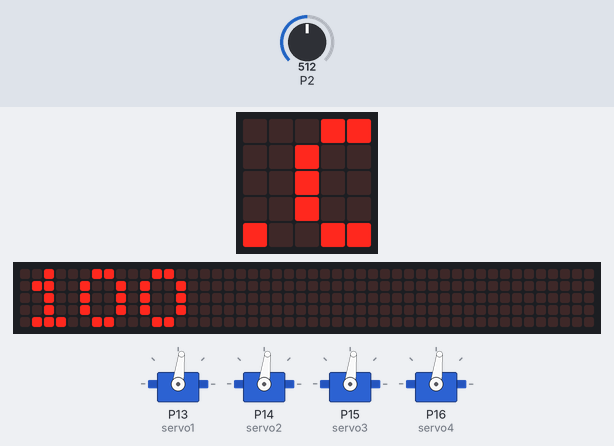
Recording of a program running on a simulated BBC micro:bit running MicroPython. Shown: the board's 5×5 LED display, 4 × servo, a strip that is not on the board, showing the scrolling text unrolled. The test bench sets the inputs (shaded band); at power-on: P2 = 512 (analog values on the 0–1023 scale). The 48×5 strip is a reading aid, not a part: it shows the text the display is scrolling, unrolled, one strip-width of it at a time; servo angles are drawn from the pulse width (0.5 ms = 0°, 2.5 ms = 180°).

Above: at 3.1 s.
3.2 s: P2 set to 306
At 5.5 s:
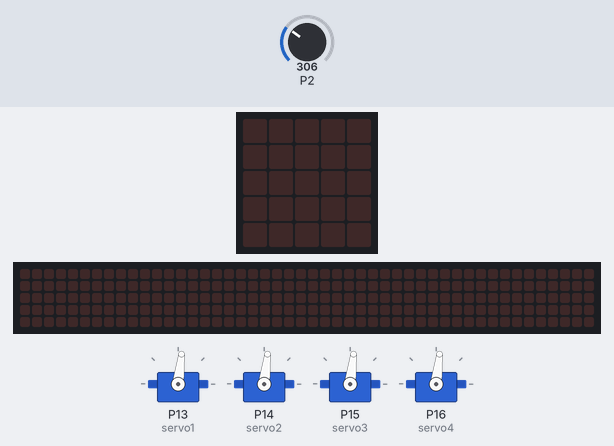
At 6.89 s:
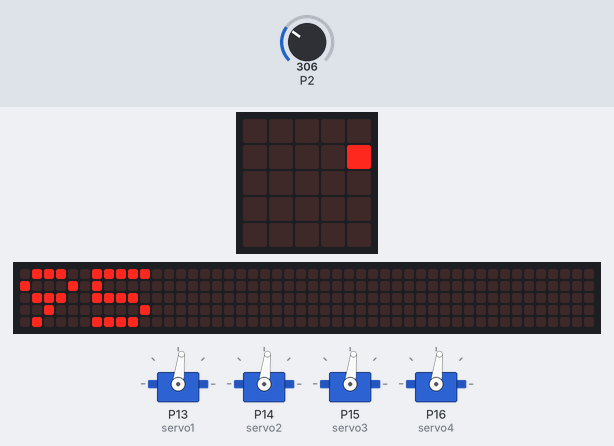
13.7 s: P2 set to 170
At 15.69 s:
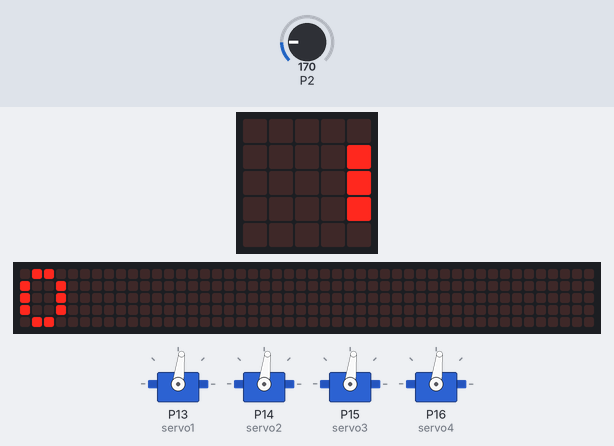
Timing chart, 0 to 17.2 s (numbered marks = the images above; inputs shaded):
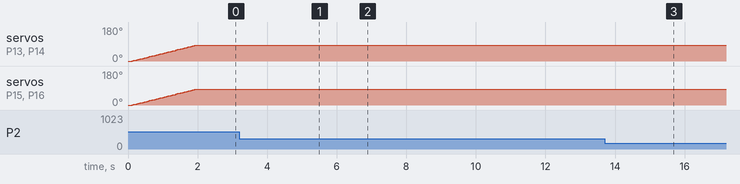

Measured:
- what the display in image 1 shows lasts 2.0 s, from 4.8 s to 6.8 s

The program:

0-0-Install-servo-main.py
```python
from microbit import *

# Servo class
class Servo:
    def __init__(self, pin):
        self.pin = pin
        # Servo parameters
        self.min_pulse = 500    # Pulse width at 0 degrees (microseconds)
        self.max_pulse = 2400   # Pulse width at 180 degrees (microseconds)
        self.period = 20000     # 20ms period (50Hz)
        self.pin.set_analog_period(20)  # Set period to 20ms

    def set_angle(self, angle):
        # Limit angle range
        angle = max(0, min(180, angle))

        # Calculate pulse width
        pulse_width = self.min_pulse + (angle / 180) * (self.max_pulse - self.min_pulse)

        # Convert to analog value (0-1023)
        analog_value = int((pulse_width / self.period) * 1023)

        # Set PWM
        self.pin.write_analog(analog_value)

    def set_pulse(self, pulse_width):
        # Set pulse width directly (microseconds)
        pulse_width = max(self.min_pulse, min(self.max_pulse, pulse_width))
        analog_value = int((pulse_width / self.period) * 1023)
        self.pin.write_analog(analog_value)

def battery_level():
    """
    Read battery level from analog pin P2
    Assumes voltage divider (6:1) for measuring 0-6V battery
    Returns battery percentage (0-100)
    """
    # Read analog value from pin2 (0-1023)
    bat_level = pin2.read_analog()

    # Map the analog reading to voltage (0-1023 corresponds to 0-3.3V)
    # With 6:1 voltage divider: 6V battery -> 1V at ADC input
    # ADC reference: 3.3V, 10-bit (0-1023)

    # Calculate voltage at ADC pin
    adc_voltage = bat_level * 3.3 / 1023

    # Calculate actual battery voltage (with 6:1 divider)
    battery_voltage = adc_voltage * 6

    # Define voltage range for 0-100% (adjust based on your battery)
    # Typical: 4.5V (0%) to 6.0V (100%) for 6V battery
    min_voltage = 4.5  # 0% charge
    max_voltage = 6.0  # 100% charge

    # Convert to percentage
    if battery_voltage >= max_voltage:
        percentage = 100
    elif battery_voltage <= min_voltage:
        percentage = 0
    else:
        percentage = (battery_voltage - min_voltage) / (max_voltage - min_voltage) * 100

    return round(percentage)

# Show happy face
display.show(Image.HAPPY)
sleep(100)

# Create servo object
servo1 = Servo(pin13)
servo2 = Servo(pin14)
servo3 = Servo(pin15)
servo4 = Servo(pin16)

# Initialize the servo to 0 degrees
servo1.set_angle(0)
servo2.set_angle(0)
servo3.set_angle(0)
servo4.set_angle(0)

# The four servos slowly turn from 0 degrees to 90 degrees
for i in range(90):
    servo1.set_angle(i)
    servo2.set_angle(i)
    servo3.set_angle(i)
    servo4.set_angle(i)
    sleep(20)

# Cycle read battery voltage
while True:
    display.scroll(battery_level())
    sleep(2000)
```
